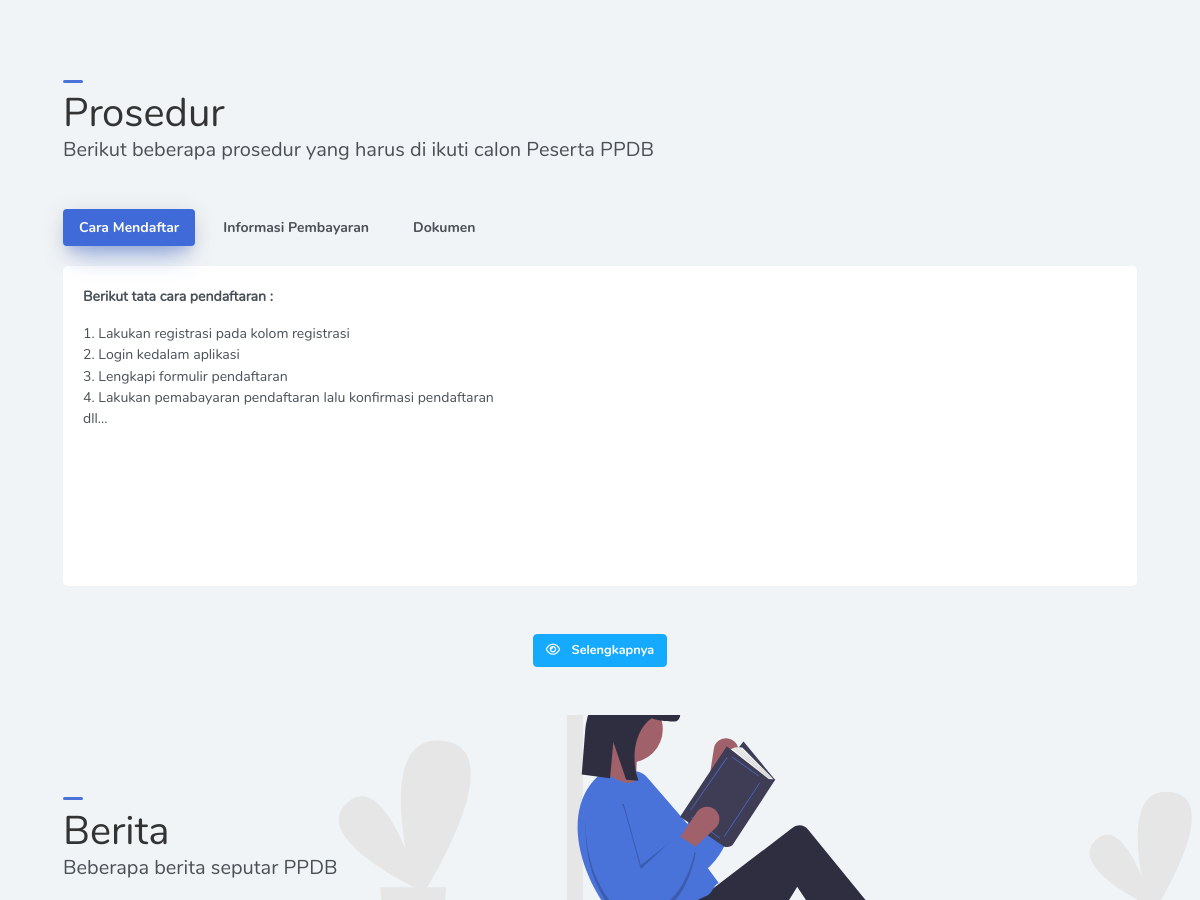
Before: / (middle part) with the older database file.
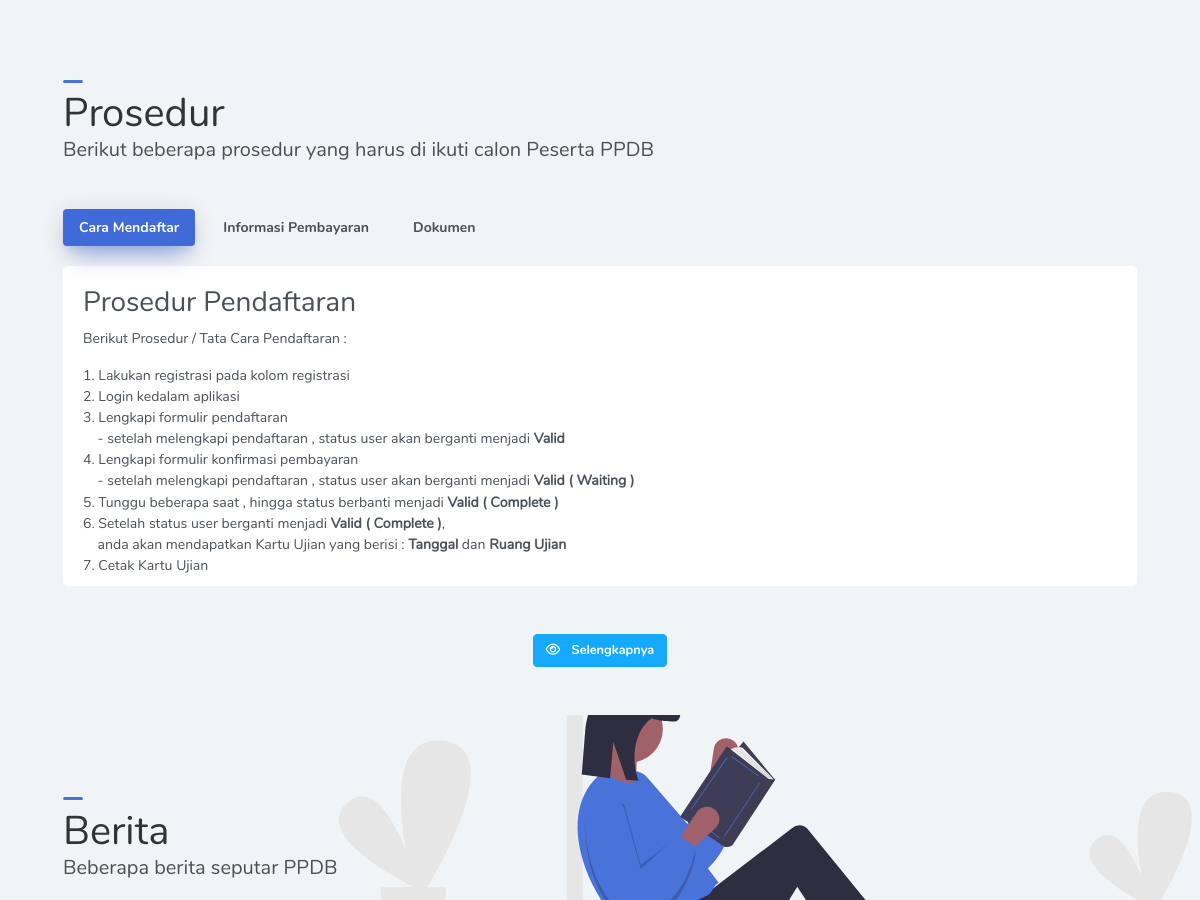
After: the same page with the newer database file.
### tables this page shows
CREATE TABLE `_info` (
  `id_info` int(1) NOT NULL,
  `cara_mendaftar` text NOT NULL,
  `dokumen` text NOT NULL,
  `info_pembayaran` text NOT NULL,
  `welcome_msg` text NOT NULL
);

### application/controllers/Cntlr_frontend.php (called while the page is built, shortened)
<?php
class Cntlr_frontend extends CI_Controller
{
	function __construct()
	{
		$this->load->helper('url_helper');
		$this->load->helper('array');
		$this->load->model('model_gelombang');
		$this->load->model('model_berita');
		$this->load->model('model_jurusan');
	}
	public function index()
	{
		$data['getBerita']= $this->model_berita->showAll();
		$data['logo']= $this->model_sekolah->getAll();
		$data['getGelStatus']= $this->model_gelombang->getStatusAktif();
		$data['num_row'] = count($data['getGelStatus'] );
		$data['infoPendaftaran']= $this->model_infopendaftaran->getAll();
		$data['getJurusan']= $this->model_jurusan->getJurusanAktif();
		$data['title'] = 'Selamat Datang PMB Online';
		$this->load->view('frontend/master', $data);
	}
}

### index.php (called while the page is built, shortened)
<?php
require_once BASEPATH.'core/CodeIgniter.php';

### application/models/Model_infopendaftaran.php (called while the page is built, shortened)
<?php
class Model_infopendaftaran extends CI_Model
{
    public function getAll()
    {
        return $this->db->get('_info')->row_array();
    }
}

### application/views/frontend/sections/section_berita.php (the view, shortened to what this page needs)
<section class="row section section3" id="section3" data-anchor="berita">
    <div class="container-fluid section-main ml-md-5 mr-md-5 mt-md-5">
        <div class="section-header">
            <div class="row">
                <div class="col-md-12">
                    <div class="page-title">
                        <h1>Berita</h1>
                    </div>
                    <div class="page-sub-title">
                        <p class="lead">Beberapa berita seputar PPDB</p>
                    </div>
                </div>
            </div>
        </div>
    </div>
</section>

### application/views/frontend/sections/section_prosedur.php (shortened to what this page needs)
<section class="row section section2" id="section2" data-anchor="prosedur">
    <div class="container-fluid section-main ml-md-5 mr-md-5">
        <div class="section-header">
            <div class="row">
                <div class="col-md-12">
                    <div class="page-title">
                        <h1>Prosedur</h1>
                    </div>
                    <div class="page-sub-title">
                        <p class="lead">Berikut beberapa prosedur yang harus di ikuti calon Peserta PPDB</p>
                    </div>
                </div>
            </div>
        </div>
        <div class="section-content section-prosedur mt-2 mb-5" id="section-prosedur">
            <ul class="body-tabs body-tabs-layout tabs-animated body-tabs-animated nav">
                <li class="nav-item">
                    <a role="tab" class="nav-link active" id="tab-0" data-toggle="tab" href="#tab-content-0">
                        <span>Cara Mendaftar</span>
                    </a>
                </li>
                <li class="nav-item">
                    <a role="tab" class="nav-link" id="tab-1" data-toggle="tab" href="#tab-content-1">
                        <span>Informasi Pembayaran</span>
                    </a>
                </li>
                <li class="nav-item">
                    <a role="tab" class="nav-link" id="tab-2" data-toggle="tab" href="#tab-content-2">
                        <span>Dokumen</span>
                    </a>
                </li>
            </ul>
            <div class="tab-content">
                <div class="tab-pane tabs-animation fade show active" id="tab-content-0" role="tabpanel">
                    <div class="row">
                        <div class="col-md-12">
                            <div class="card card-prosedur">
                                <div class="card-body">
                                    <?= $infoPendaftaran['cara_mendaftar']; ?>
                                </div>
                            </div>
                        </div>
                    </div>
                </div>
            </div>
            <div class="row mt-5 text-center">
                <div class="col"></div>
                <div class="col-md-4">
                    <button class="btn btn-info openProsedur"><i class="fa fa-eye mr-2"></i> Selengkapnya </button>
                </div>
                <div class="col"></div>
            </div>
        </div>
    </div>
</section>

Changed rows visible on the page:
changed _info: cara_mendaftar "Berikut tata cara pendaftaran : 1. Lakukan registrasi pada kolom registrasi 2. Login kedalam aplikasi 3. Lengkapi formulir pendaftaran 4. Lakukan pemabayaran pendaftaran lalu konfirmasi pendaftaran dll..." → "Prosedur Pendaftaran Berikut Prosedur / Tata Cara Pendaftaran : 1. Lakukan registrasi pada kolom registrasi 2. Login kedalam aplikasi 3. Lengkapi formulir pendaftaran - setelah melengkapi pendaftaran , status user akan berganti menjadi Valid 4. Lengkapi formulir konfirmasi pembayaran - setelah melengkapi pendaftaran , status user akan berganti menjadi Valid ( Waiting ) 5. Tunggu beberapa saat , hingga status berbanti menjadi Valid ( Complete ) 6. Setelah status user berganti menjadi Valid ( Complete ) , anda akan mendapatkan Kartu Ujian yang berisi : Tanggal dan Ruang Ujian 7. Cetak Kartu Ujian"
